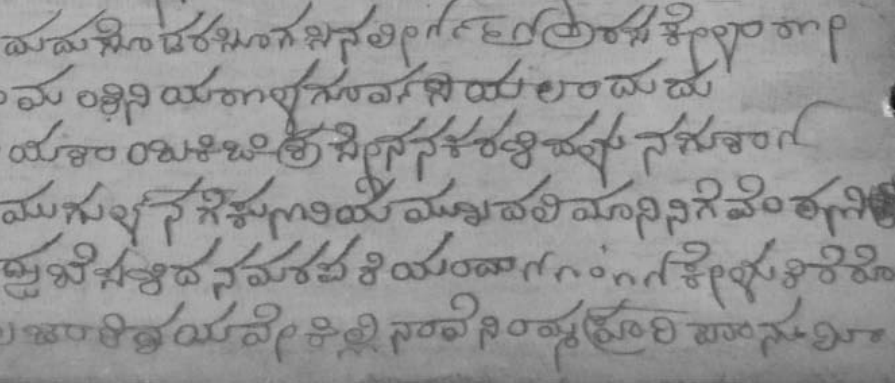
%> input picture processamento-de-imagens/images/arabic.png, 895 x 383 px
$ octave bilateral.m   (GNU Octave 9; MATLAB toolbox functions it lacks are replaced by stand-ins)
%> lines starting %> are read from the running program, lines starting %| are printed output that depends on the picture; in (x1, y1, x2, y2) boxes, pixels count from 0 and x2, y2 are one past the last pixel; in counts of white or black regions, pixels touching at a corner belong together; the program's own positions count from 1
pkg image load

# 1: Original
img = imread('images/arabic.png');
%> img is the input picture: size 383x895x3 uint8; min 14, max 222, mean 148.5
img1 = rgb2gray(img);
#subplot(3, 2, 1); imshow(img1); title("Imagem 1");

# 2: Imagem 1 binarizada
img2 = im2bw(img1);
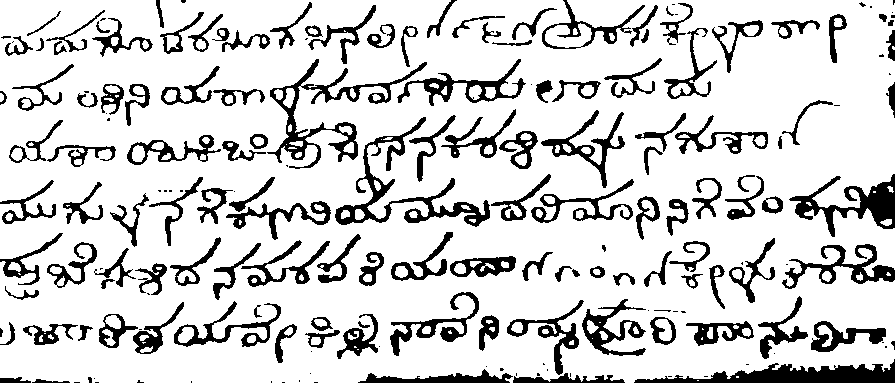
%> img2: size 383x895 logical; 82.6% white; 190 black regions (59 under 20 px), largest, box (x1, y1, x2, y2) and area: (634, 359, 895, 383) 2954, (335, 117, 490, 227) 2839, (267, 59, 427, 169) 2803
#subplot(3, 2, 2); imshow(img2); title("Imagem 2");

# 3: Imagem 1 com filtro bilateral
img3 = imsmooth(img1, 'Bilateral');
#subplot(3, 2, 3); imshow(img3); title("Imagem 3");

# Interlude: Modificações pelo caminho
disk = strel('disk', 2, 0);
img3 = imdilate(imerode(img3, disk), disk);
img3 = imdilate(imerode(img3, disk), disk);
img3 = imerode(imdilate(img3, disk), disk);

# 4: Imagem 3 com filtro Gaussiano para remoção de fundo
mask = fspecial('gaussian', 50, 30);
blur = imfilter(img3, mask);
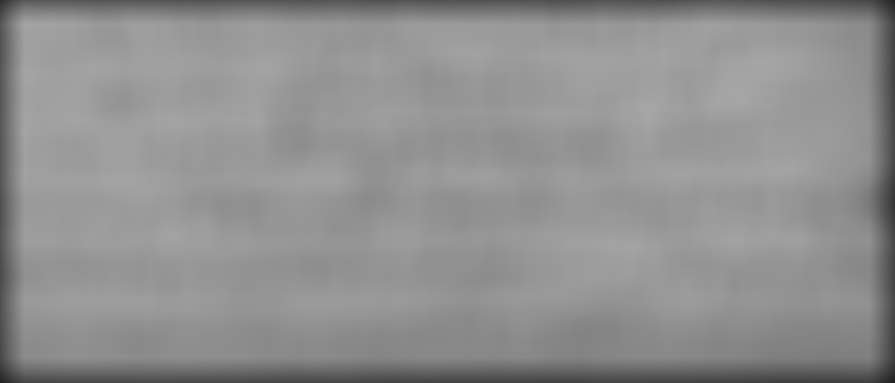
%> blur: size 383x895 uint8; min 30, max 166, mean 143.4
blurred = img3 - blur;
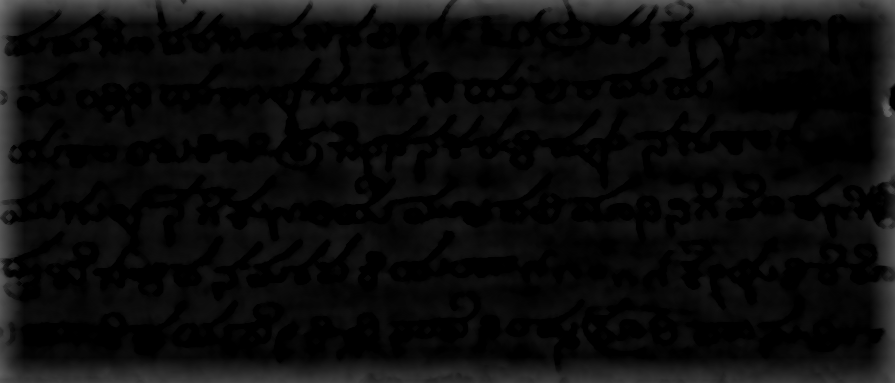
%> blurred: size 383x895 uint8; min 0, max 121, mean 11.5
img4 = img3 + blurred;
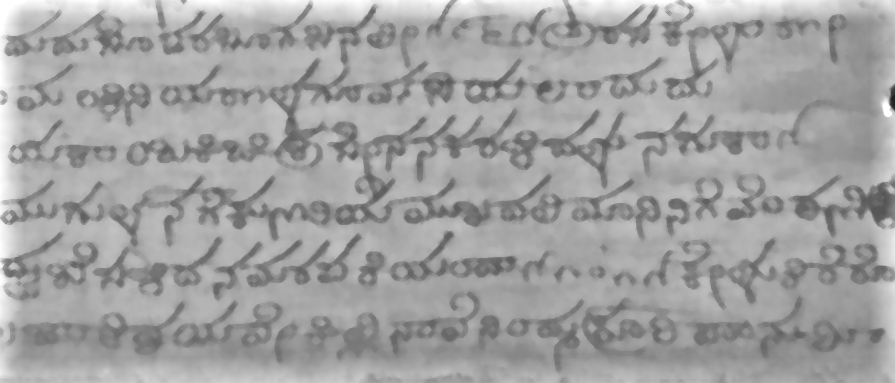
%> img4: size 383x895 uint8; min 32, max 255, mean 161.3
#subplot(3, 2, 4); imshow(img4); title("Imagem 4");

# 5: Subtrai imagem borrada da imagem filtrada
img5 = (img3 - img4) + img3;
#subplot(3, 2, 5); imshow(img5); title("Imagem 5");

# 6: Diltação Morfológica
img6 = img5;

# 7: Limiarização Global
T = mean2(img6);
%> T = 149.8
done = false;

while(~done)
  g = img6 > T;
  Tnext = 0.5 * (mean(img6(g)) + mean(img6(~g)));
  done = abs(T - Tnext) < 0.5;
  T = Tnext;
endwhile
%> this loop made 3 passes
%> (Tnext, done, T) on passes 1 to 3: (146.8, false, 146.8), (145.5, false, 145.5), (145.1, true, 145.1)
%> pass 1, `g = img6 > T;`:
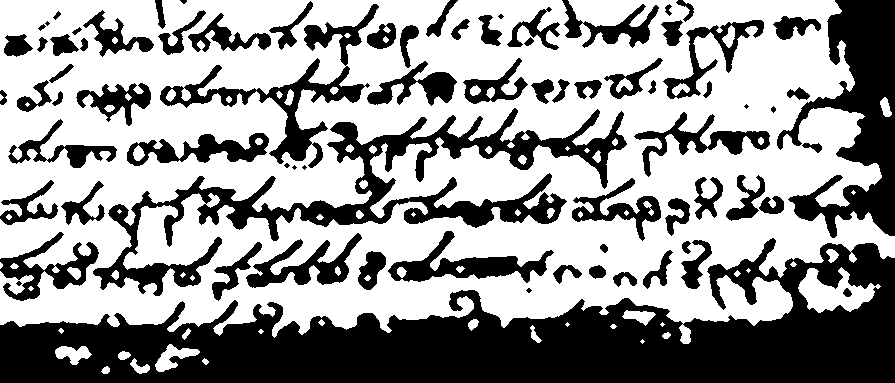
%> g: size 383x895 logical; 59.6% white; 77 black regions (9 under 20 px), largest, box (x1, y1, x2, y2) and area: (0, 238, 895, 383) 62678, (93, 108, 627, 296) 18073, (777, 0, 895, 238) 12429
%> pass 3, `g = img6 > T;`:
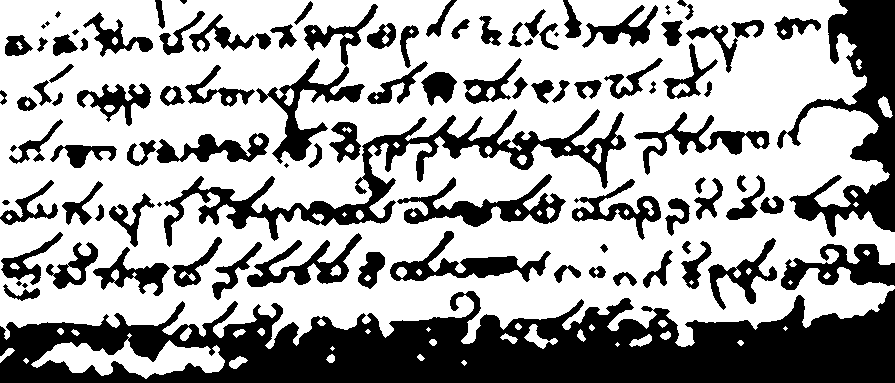
%> g: size 383x895 logical; 64.5% white; 101 black regions (8 under 20 px), largest, box (x1, y1, x2, y2) and area: (0, 289, 895, 383) 50615, (777, 0, 895, 237) 10393, (164, 109, 626, 247) 9849

img6(img6 > T) = 255;
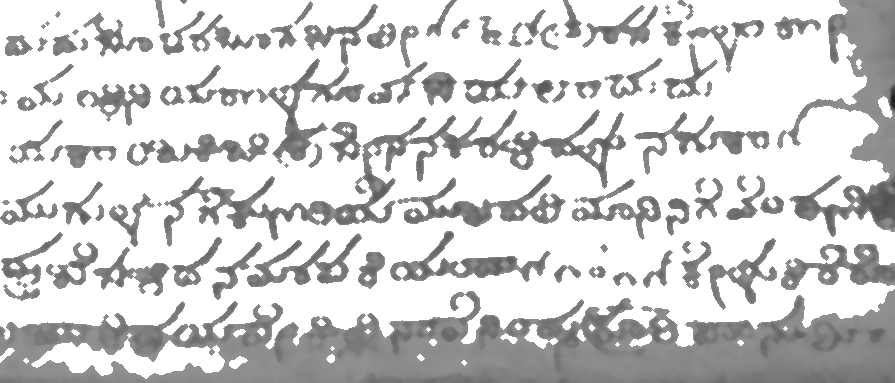
%> img6: size 383x895 uint8; min 32, max 255, mean 210.3
img6(img6 <= T) = 0;

#subplot(3, 2, 6);
figure, imshow(img6);
#title("Imagem 6");
figure, imshow(img5);
figure, imshow(img4);
figure, imshow(img3);
figure, imshow(img2);
figure, imshow(img1);

$ run again, with processamento-de-imagens/images/cameraman.tif saved as processamento-de-imagens/images/arabic.png
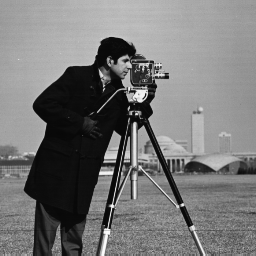
%> input picture processamento-de-imagens/images/cameraman.tif, 256 x 256 px
%> img is the input picture: size 256x256 uint8; min 7, max 253, mean 118.7
%> img2: size 256x256 logical; 59.6% white; 147 black regions (139 under 20 px), largest, box (x1, y1, x2, y2) and area: (0, 37, 256, 256) 25894, (10, 170, 23, 180) 54, (140, 207, 154, 211) 31
%> `img4 = img3 + blurred;`:
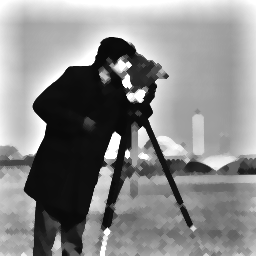
%> img4: size 256x256 uint8; min 9, max 255, mean 135.9
%> `T = mean2(img6);`: T = 114.6
%> the loop `while(~done)` made 5 passes
%> (Tnext, done, T) on passes 1 to 5: (101, false, 101), (89.79, false, 89.79), (86.62, false, 86.62), (86.09, false, 86.09), (86.09, true, 86.09)
%> `img6(img6 <= T) = 0;`:
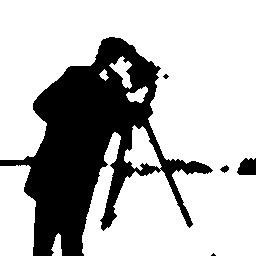
%> img6: size 256x256 uint8; 72.7% white; 5 black regions (2 under 20 px), largest, box (x1, y1, x2, y2) and area: (0, 37, 213, 256) 17584, (237, 158, 256, 175) 265, (220, 165, 229, 173) 42
